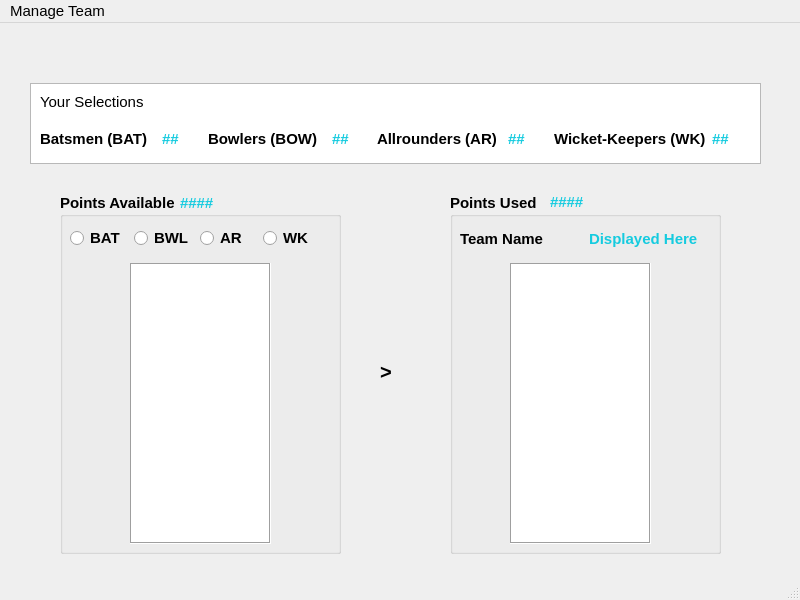
<?xml version="1.0" encoding="UTF-8"?>
<ui version="4.0">
 <class>MainWindow</class>
 <widget class="QMainWindow" name="MainWindow">
  <property name="geometry">
   <rect>
    <x>0</x>
    <y>0</y>
    <width>800</width>
    <height>600</height>
   </rect>
  </property>
  <property name="font">
   <font>
    <pointsize>11</pointsize>
    <italic>false</italic>
   </font>
  </property>
  <property name="windowTitle">
   <string>FantasyCricket</string>
  </property>
  <property name="styleSheet">
   <string notr="true"/>
  </property>
  <widget class="QWidget" name="centralwidget">
   <widget class="QColumnView" name="columnView">
    <property name="geometry">
     <rect>
      <x>30</x>
      <y>60</y>
      <width>731</width>
      <height>81</height>
     </rect>
    </property>
   </widget>
   <widget class="QLabel" name="label">
    <property name="geometry">
     <rect>
      <x>40</x>
      <y>70</y>
      <width>111</width>
      <height>17</height>
     </rect>
    </property>
    <property name="text">
     <string>Your Selections</string>
    </property>
   </widget>
   <widget class="QLabel" name="label_13">
    <property name="geometry">
     <rect>
      <x>380</x>
      <y>340</y>
      <width>16</width>
      <height>17</height>
     </rect>
    </property>
    <property name="font">
     <font>
      <pointsize>15</pointsize>
      <weight>75</weight>
      <italic>false</italic>
      <bold>true</bold>
     </font>
    </property>
    <property name="text">
     <string>&gt;</string>
    </property>
   </widget>
   <widget class="QWidget" name="horizontalLayoutWidget_2">
    <property name="geometry">
     <rect>
      <x>40</x>
      <y>100</y>
      <width>711</width>
      <height>31</height>
     </rect>
    </property>
    <layout class="QHBoxLayout" name="horizontalLayout_2">
     <item>
      <widget class="QLabel" name="label_2">
       <property name="font">
        <font>
         <pointsize>11</pointsize>
         <weight>75</weight>
         <italic>false</italic>
         <bold>true</bold>
        </font>
       </property>
       <property name="text">
        <string>Batsmen (BAT)  </string>
       </property>
      </widget>
     </item>
     <item>
      <widget class="QLabel" name="batCount">
       <property name="font">
        <font>
         <weight>75</weight>
         <bold>true</bold>
        </font>
       </property>
       <property name="styleSheet">
        <string notr="true">color: rgb(21, 203, 223);</string>
       </property>
       <property name="text">
        <string>##</string>
       </property>
      </widget>
     </item>
     <item>
      <widget class="QLabel" name="label_3">
       <property name="font">
        <font>
         <pointsize>11</pointsize>
         <weight>75</weight>
         <italic>false</italic>
         <bold>true</bold>
        </font>
       </property>
       <property name="text">
        <string>Bowlers (BOW)  </string>
       </property>
      </widget>
     </item>
     <item>
      <widget class="QLabel" name="bowCount">
       <property name="font">
        <font>
         <weight>75</weight>
         <bold>true</bold>
        </font>
       </property>
       <property name="styleSheet">
        <string notr="true">color: rgb(21, 203, 223);</string>
       </property>
       <property name="text">
        <string>##</string>
       </property>
      </widget>
     </item>
     <item>
      <widget class="QLabel" name="label_4">
       <property name="font">
        <font>
         <pointsize>11</pointsize>
         <weight>75</weight>
         <italic>false</italic>
         <bold>true</bold>
        </font>
       </property>
       <property name="text">
        <string>Allrounders (AR) </string>
       </property>
      </widget>
     </item>
     <item>
      <widget class="QLabel" name="arCount">
       <property name="font">
        <font>
         <weight>75</weight>
         <bold>true</bold>
        </font>
       </property>
       <property name="styleSheet">
        <string notr="true">color: rgb(21, 203, 223);</string>
       </property>
       <property name="text">
        <string>##</string>
       </property>
      </widget>
     </item>
     <item>
      <widget class="QLabel" name="label_5">
       <property name="font">
        <font>
         <pointsize>11</pointsize>
         <weight>75</weight>
         <italic>false</italic>
         <bold>true</bold>
        </font>
       </property>
       <property name="text">
        <string>Wicket-Keepers (WK)</string>
       </property>
      </widget>
     </item>
     <item>
      <widget class="QLabel" name="wkCount">
       <property name="font">
        <font>
         <weight>75</weight>
         <bold>true</bold>
        </font>
       </property>
       <property name="styleSheet">
        <string notr="true">color: rgb(21, 203, 223);</string>
       </property>
       <property name="text">
        <string>##</string>
       </property>
      </widget>
     </item>
    </layout>
   </widget>
   <widget class="QGroupBox" name="groupBox">
    <property name="geometry">
     <rect>
      <x>60</x>
      <y>170</y>
      <width>281</width>
      <height>361</height>
     </rect>
    </property>
    <property name="font">
     <font>
      <pointsize>11</pointsize>
      <weight>75</weight>
      <italic>false</italic>
      <bold>true</bold>
     </font>
    </property>
    <property name="title">
     <string>Points Available</string>
    </property>
    <widget class="QLabel" name="avPoints">
     <property name="geometry">
      <rect>
       <x>120</x>
       <y>0</y>
       <width>41</width>
       <height>20</height>
      </rect>
     </property>
     <property name="font">
      <font>
       <weight>75</weight>
       <bold>true</bold>
      </font>
     </property>
     <property name="styleSheet">
      <string notr="true">color: rgb(21, 203, 223);</string>
     </property>
     <property name="text">
      <string>####</string>
     </property>
    </widget>
    <widget class="QListWidget" name="listWidget_nonSlPlayers">
     <property name="geometry">
      <rect>
       <x>70</x>
       <y>70</y>
       <width>141</width>
       <height>281</height>
      </rect>
     </property>
     <property name="font">
      <font>
       <weight>50</weight>
       <italic>false</italic>
       <bold>false</bold>
       <kerning>true</kerning>
      </font>
     </property>
     <property name="styleSheet">
      <string notr="true">color : rgb(21, 203, 223)</string>
     </property>
     <property name="frameShape">
      <enum>QFrame::Box</enum>
     </property>
     <property name="lineWidth">
      <number>1</number>
     </property>
     <property name="itemAlignment">
      <set>Qt::AlignCenter</set>
     </property>
    </widget>
    <widget class="QWidget" name="horizontalLayoutWidget">
     <property name="geometry">
      <rect>
       <x>10</x>
       <y>30</y>
       <width>251</width>
       <height>31</height>
      </rect>
     </property>
     <layout class="QHBoxLayout" name="horizontalLayout">
      <item>
       <widget class="QRadioButton" name="radio_bat">
        <property name="text">
         <string>BAT</string>
        </property>
       </widget>
      </item>
      <item>
       <widget class="QRadioButton" name="radio_bow">
        <property name="text">
         <string>BWL</string>
        </property>
       </widget>
      </item>
      <item>
       <widget class="QRadioButton" name="radio_ar">
        <property name="text">
         <string>AR</string>
        </property>
       </widget>
      </item>
      <item>
       <widget class="QRadioButton" name="radio_wk">
        <property name="text">
         <string>WK</string>
        </property>
       </widget>
      </item>
     </layout>
    </widget>
   </widget>
   <widget class="QGroupBox" name="groupBox_2">
    <property name="geometry">
     <rect>
      <x>450</x>
      <y>170</y>
      <width>271</width>
      <height>361</height>
     </rect>
    </property>
    <property name="font">
     <font>
      <pointsize>11</pointsize>
      <weight>75</weight>
      <italic>false</italic>
      <bold>true</bold>
     </font>
    </property>
    <property name="title">
     <string>Points Used</string>
    </property>
    <widget class="QLabel" name="usedPoints">
     <property name="geometry">
      <rect>
       <x>100</x>
       <y>0</y>
       <width>41</width>
       <height>18</height>
      </rect>
     </property>
     <property name="font">
      <font>
       <weight>75</weight>
       <bold>true</bold>
      </font>
     </property>
     <property name="styleSheet">
      <string notr="true">color: rgb(21, 203, 223);</string>
     </property>
     <property name="text">
      <string>####</string>
     </property>
    </widget>
    <widget class="QWidget" name="horizontalLayoutWidget_5">
     <property name="geometry">
      <rect>
       <x>10</x>
       <y>30</y>
       <width>251</width>
       <height>31</height>
      </rect>
     </property>
     <layout class="QHBoxLayout" name="horizontalLayout_5">
      <item>
       <widget class="QLabel" name="label_8">
        <property name="font">
         <font>
          <pointsize>11</pointsize>
          <weight>75</weight>
          <italic>false</italic>
          <bold>true</bold>
         </font>
        </property>
        <property name="text">
         <string>Team Name</string>
        </property>
       </widget>
      </item>
      <item>
       <widget class="QLabel" name="team_name">
        <property name="font">
         <font>
          <pointsize>11</pointsize>
          <weight>75</weight>
          <bold>true</bold>
         </font>
        </property>
        <property name="styleSheet">
         <string notr="true">color: rgb(21, 203, 223);</string>
        </property>
        <property name="text">
         <string>Displayed Here</string>
        </property>
       </widget>
      </item>
     </layout>
    </widget>
    <widget class="QListWidget" name="listWidget_slPlayers">
     <property name="geometry">
      <rect>
       <x>60</x>
       <y>70</y>
       <width>141</width>
       <height>281</height>
      </rect>
     </property>
     <property name="font">
      <font>
       <weight>50</weight>
       <italic>true</italic>
       <bold>false</bold>
      </font>
     </property>
     <property name="styleSheet">
      <string notr="true">color: rgb(21, 203, 223);</string>
     </property>
     <property name="frameShape">
      <enum>QFrame::Box</enum>
     </property>
     <property name="lineWidth">
      <number>1</number>
     </property>
     <property name="itemAlignment">
      <set>Qt::AlignCenter</set>
     </property>
    </widget>
   </widget>
  </widget>
  <widget class="QMenuBar" name="menubar">
   <property name="geometry">
    <rect>
     <x>0</x>
     <y>0</y>
     <width>800</width>
     <height>22</height>
    </rect>
   </property>
   <widget class="QMenu" name="menuManage_Team">
    <property name="title">
     <string>Manage Team</string>
    </property>
    <addaction name="actionNEW_Team"/>
    <addaction name="actionOPEN_TEam"/>
    <addaction name="actionSAVE_Team"/>
    <addaction name="actionEVALUTE_Team"/>
   </widget>
   <addaction name="menuManage_Team"/>
  </widget>
  <widget class="QStatusBar" name="statusbar"/>
  <action name="actionNEW_Team">
   <property name="text">
    <string>&amp;NEW Team</string>
   </property>
   <property name="shortcut">
    <string>Ctrl+N</string>
   </property>
  </action>
  <action name="actionOPEN_TEam">
   <property name="text">
    <string>&amp;OPEN Team</string>
   </property>
   <property name="shortcut">
    <string>Ctrl+O</string>
   </property>
  </action>
  <action name="actionSAVE_Team">
   <property name="text">
    <string>&amp;SAVE Team</string>
   </property>
   <property name="shortcut">
    <string>Ctrl+S</string>
   </property>
  </action>
  <action name="actionEVALUTE_Team">
   <property name="text">
    <string>&amp;EVALUTE Team</string>
   </property>
   <property name="shortcut">
    <string>Ctrl+E</string>
   </property>
  </action>
 </widget>
 <resources/>
 <connections/>
</ui>
